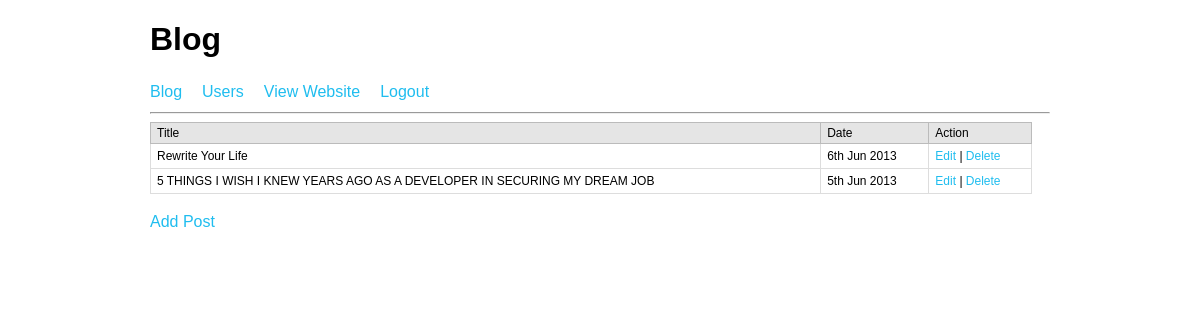
/admin/index.php (signed in), run on the app's committed database.
### tables this page shows
CREATE TABLE `blog_posts` (
  `postID` int(11) UNSIGNED NOT NULL,
  `postTitle` varchar(255) DEFAULT NULL,
  `postDesc` text,
  `postCont` text,
  `postDate` datetime DEFAULT NULL
);

### admin/index.php (the view, shortened to what this page needs)
<?php
require_once('../includes/config.php');
?>
<!doctype html>
<html lang="en">
<head>
  <link rel="stylesheet" href="../style/normalize.css">
  <link rel="stylesheet" href="../style/main.css">
</head>
<body>
	<div id="wrapper">
	<?php include('menu.php');?>
	<table>
	<tr>
		<th>Title</th>
		<th>Date</th>
		<th>Action</th>
	</tr>
	<?php
		try {
			$stmt = $db->query('SELECT postID, postTitle, postDate FROM blog_posts ORDER BY postID DESC');
			while($row = $stmt->fetch()){
				echo '<tr>';
				echo '<td>'.$row['postTitle'].'</td>';
				echo '<td>'.date('jS M Y', strtotime($row['postDate'])).'</td>';
				?>
				<td>
					<a href="edit-post.php?id=<?php echo $row['postID'];?>">Edit</a> |
					<a href="javascript:delpost('<?php echo $row['postID'];?>','<?php echo $row['postTitle'];?>')">Delete</a>
				</td>
				<?php
				echo '</tr>';
			}
		} catch(PDOException $e) {
		    echo $e->getMessage();
		}
	?>
	</table>
	<p><a href='add-post.php'>Add Post</a></p>
</div>
</body>
</html>

### style/main.css (style rules this page uses)
#wrapper { margin:auto; width:900px; }
p,li { color: #555555; font-size: 16px; line-height: 1.5em; }
a { color: #1fbdef; text-decoration: none; }
table { width:98%; text-align:left; border:1px solid #DDDDDD; font-size:12px; color:#000;background:#fff; margin-bottom:10px; }
table th { background-color:#E5E5E5; border:1px solid #BBBBBB; padding:3px 6px; font-weight:normal; color:#000; }
table tr td { border:1px solid #DDDDDD; padding:5px 6px; }

### data on the page
blog_posts: postTitle "Rewrite Your Life", postDate "6th Jun 2013"
blog_posts: postTitle "5 THINGS I WISH I KNEW YEARS AGO AS A DEVELOPER IN SECURING MY DREAM JOB", postDate "5th Jun 2013"
